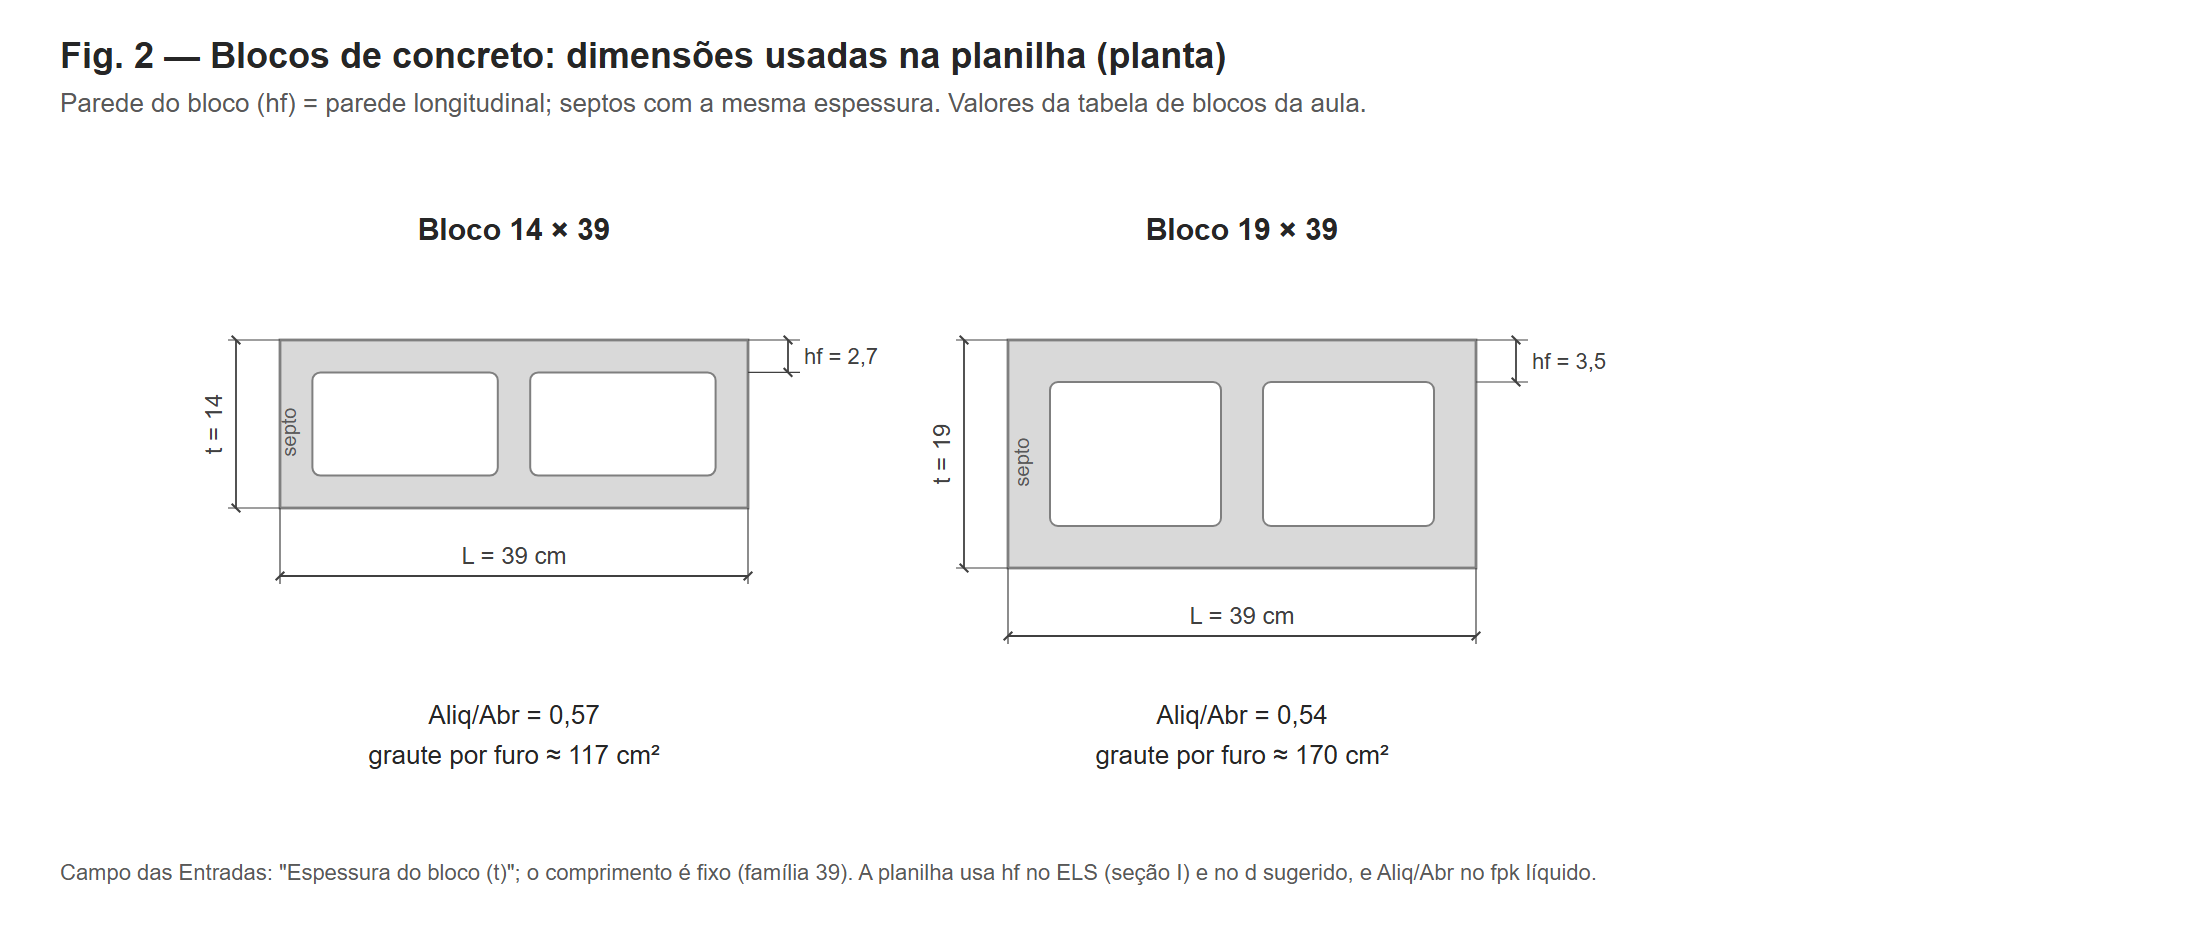

This figure's Python source:
from figlib import SVG, C
S = 6.0
W, H = 1100, 470
s = SVG(W, H)
s.text(30, 34, 'Fig. 2 — Blocos de concreto: dimensões usadas na planilha (planta)', size=18, anchor='start', weight='bold')
s.text(30, 56, 'Parede do bloco (hf) = parede longitudinal; septos com a mesma espessura. Valores da tabela de blocos da aula.', size=13, anchor='start', color=C['note'])
blocks = [('14 × 39', 14, 39, 2.7, 0.57, 117), ('19 × 39', 19, 39, 3.5, 0.54, 170)]   # só a família 39 (09/10)
x = 140
for nome, t, L, hf, rl, ag in blocks:
    y0 = 170
    X = lambda v: x + v * S; Y = lambda v: y0 + v * S
    s.text(X(L / 2), 120, f'Bloco {nome}', size=15, weight='bold')
    s.rect(X(0), Y(0), L * S, t * S, fill=C['blockfill'], stroke=C['block'], sw=1.4)
    lh = (L - 3 * hf) / 2
    for a in (hf, 2 * hf + lh):
        s.rect(X(a), Y(hf), lh * S, (t - 2 * hf) * S, fill='#ffffff', stroke=C['block'], sw=1.0, extra='rx="4"')
    s.dim_h(X(0), X(L), Y(t) + 34, f'L = {L} cm', ext_from=(Y(t), Y(t)))
    s.dim_v(X(0) - 22, Y(0), Y(t), f't = {t}', side=-1, ext_from=(X(0), X(0)))
    # hf
    s.line(X(L), Y(0), X(L) + 26, Y(0), stroke=C['dim'], sw=0.6); s.line(X(L), Y(hf), X(L) + 26, Y(hf), stroke=C['dim'], sw=0.6)
    s.add(f'<line x1="{X(L)+20:.1f}" y1="{Y(0):.1f}" x2="{X(L)+20:.1f}" y2="{Y(hf):.1f}" stroke="#404040" stroke-width="0.9" marker-start="url(#tick)" marker-end="url(#tick)"/>')
    s.text(X(L) + 28, Y(hf / 2) + 4, f'hf = {str(hf).replace(".", ",")}', size=11, anchor='start', color=C['dim'])
    # septo
    s.text(X(hf / 2), Y(t / 2) + 4, 'septo', size=10, color=C['note'], rot=-90)
    s.text(X(L / 2), 170 + 19 * S + 78, f'Aliq/Abr = {str(rl).replace(".", ",")}', size=13)
    s.text(X(L / 2), 170 + 19 * S + 98, f'graute por furo ≈ {ag} cm²', size=13)
    x += L * S + 130
s.text(30, 440, 'Campo das Entradas: "Espessura do bloco (t)"; o comprimento é fixo (família 39). A planilha usa hf no ELS (seção I) e no d sugerido, e Aliq/Abr no fpk líquido.', size=11, anchor='start', color=C['note'])
s.save('fig02_bloco.svg'); print('ok')
